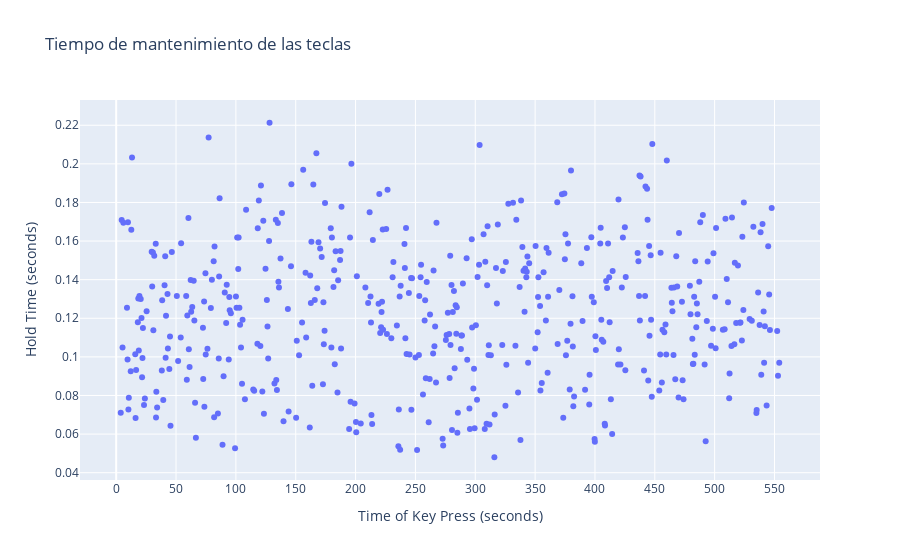

This figure's notebook cell:
### Code cell
fig = px.scatter(
    df,
    x='pressArr',   # Eje X: tiempo en el que se presionó la tecla
    y='htArr',      # Eje Y: tiempo de mantenimiento de la tecla
    hover_name='key',  # Mostrar la tecla presionada al pasar el mouse
    labels={'pressArr': 'Time of Key Press (seconds)', 'htArr': 'Hold Time (seconds)'},
    title='Tiempo de mantenimiento de las teclas'
)

# Configurar el rango de ticks del eje X en incrementos de 50
fig.update_layout(xaxis=dict(tickmode='linear', tick0=0, dtick=50))

### Figure 1 — Plotly figure (JSON) as saved in the notebook; plotly's stock layout.template omitted (floating-point values rounded to 4 significant figures; data arrays with more than 128 entries replaced by an {"elided": "..."} marker saying what was removed)
{"data": [{"hovertemplate": "<b>%{hovertext}</b><br><br>Time of Key Press (seconds)=%{x}<br>Hold Time (seconds)=%{y}<extra></extra>", "hovertext": {"elided": "486 str values"}, "legendgroup": "", "marker": {"color": "#636efa", "symbol": "circle"}, "mode": "markers", "name": "", "orientation": "v", "showlegend": false, "type": "scatter", "x": {"elided": "486 float values"}, "xaxis": "x", "y": {"elided": "486 float values"}, "yaxis": "y"}], "layout": {"legend": {"tracegroupgap": 0}, "title": {"text": "Tiempo de mantenimiento de las teclas"}, "xaxis": {"anchor": "y", "domain": [0, 1], "dtick": 50, "tick0": 0, "tickmode": "linear", "title": {"text": "Time of Key Press (seconds)"}}, "yaxis": {"anchor": "x", "domain": [0, 1], "title": {"text": "Hold Time (seconds)"}}}}
